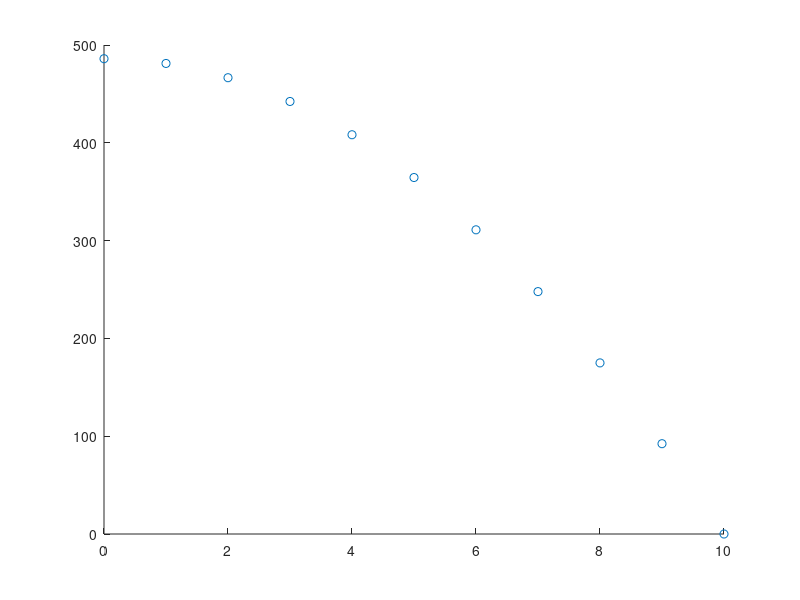

This chart was generated by the following MATLAB code: (Note: this script raises an error after producing the figure.)
T = [ 0.  1.  2.  3.  4.  5.  6.  7.  8.  9. 10.];
D = [486.   481.14 466.56 442.26 408.24 364.5  311.04 247.86 174.96  92.34 0.  ];

% we want to see if this experiment obeys the laws of physics, i.e. whether
% or not the ball falls with respect to gravity. Therefore we should
% approximate the data with a parabolic shape
scatter(T, D);
[coeff] = func_fit(T, D, "approximate", "poly", 2);

hold on;
x = linspace(min(T), max(T), 1100);
y = polyval(coeff, x);
% plot line
plot(x, y);
hold off;

% calculate errors
residual = [];
absolute = [];
for yi = 1:size(D, 2)
    r = D(yi) - y(yi*100);
    a = D(yi) / y(yi*100);
    residual = [residual r];
    absolute = [absolute a];
end
% print out errors
residual
absolute

% to show the laws of gravity are obeyed calculate acelleration
timeDiff = x(size(x, 2)) - x(size(x, 2)-1);
distDiff = y(size(y, 2)) - y(size(y, 2)-1);
velFinal = distDiff./timeDiff;
timeDiff = x(2) - x(1);
distDiff = y(2) - y(1);
velInitial = distDiff./timeDiff;

accell = (velFinal-velInitial)/x(end)

% After running this script the accell value calculated should be -9.7112
% which is close to the actual 9.81. The small inaccuracy leftover may be
% due to some enviromental/experimental errors when doing the actual
% experiment/collecting data.